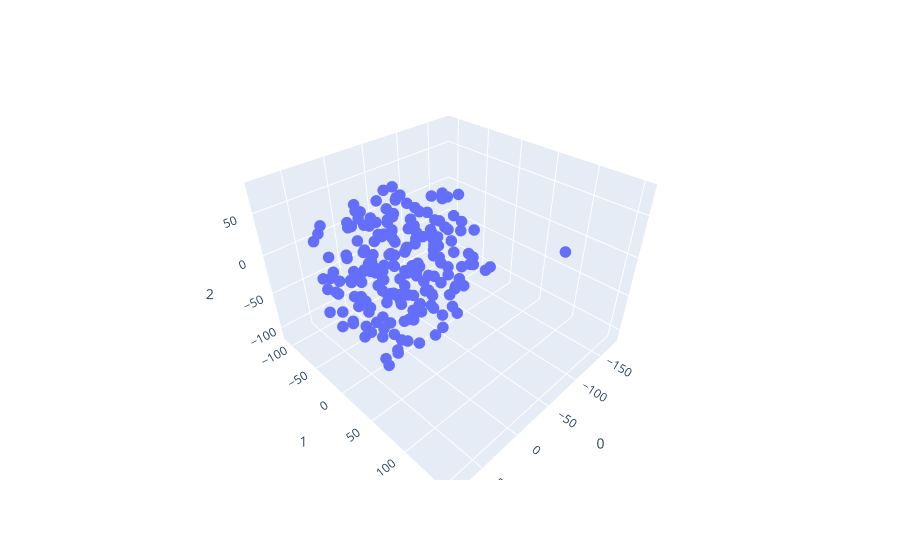

The code cell stored with this chart in its notebook:
### Code cell
tsne = TSNE(n_components=3, random_state=0, perplexity=5)
projections = tsne.fit_transform(deepface_vectors, )

plotting_df = pd.concat([deepface_df['name'], pd.DataFrame(projections)], axis=1)

fig = px.scatter_3d(
    plotting_df, x=0, y=1, z=2, hover_data='name'
)
fig.update_traces(marker_size=4)
fig.show()

### Figure 1 — Plotly figure (JSON) as saved in the notebook; plotly's stock layout.template omitted (floating-point values rounded to 4 significant figures; data arrays with more than 128 entries replaced by an {"elided": "..."} marker saying what was removed)
{"data": [{"customdata": {"elided": "201x1 str values"}, "hovertemplate": "0=%{x}<br>1=%{y}<br>2=%{z}<br>name=%{customdata[0]}<extra></extra>", "legendgroup": "", "marker": {"color": "#636efa", "size": 4, "symbol": "circle"}, "mode": "markers", "name": "", "scene": "scene", "showlegend": false, "type": "scatter3d", "x": {"elided": "201 float values"}, "y": {"elided": "201 float values"}, "z": {"elided": "201 float values"}}], "layout": {"legend": {"tracegroupgap": 0}, "margin": {"t": 60}, "scene": {"domain": {"x": [0, 1], "y": [0, 1]}, "xaxis": {"title": {"text": "0"}}, "yaxis": {"title": {"text": "1"}}, "zaxis": {"title": {"text": "2"}}}}}
